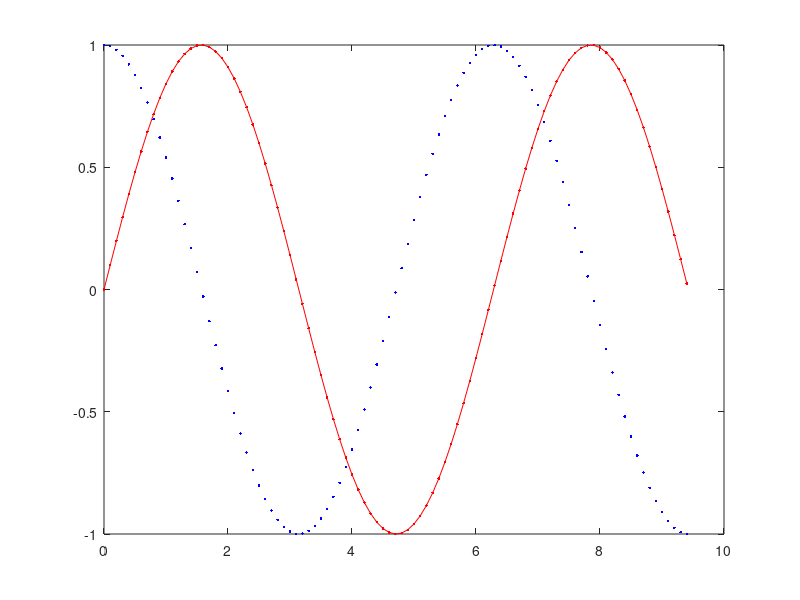

The MATLAB script that drew this image:
function Plots
% FUNCTION Funkce vykreslí sinus a cosinus.

close all; format compact; 

x = (0: .1 : 3*pi);

y = sin(x);
z = cos(x);

plot(x, y, 'r.-');

hold on, pause(1)

for i = 1:length(x)
    plot(x(i), z(i), 'b.-');
    pause(0.1)
end

